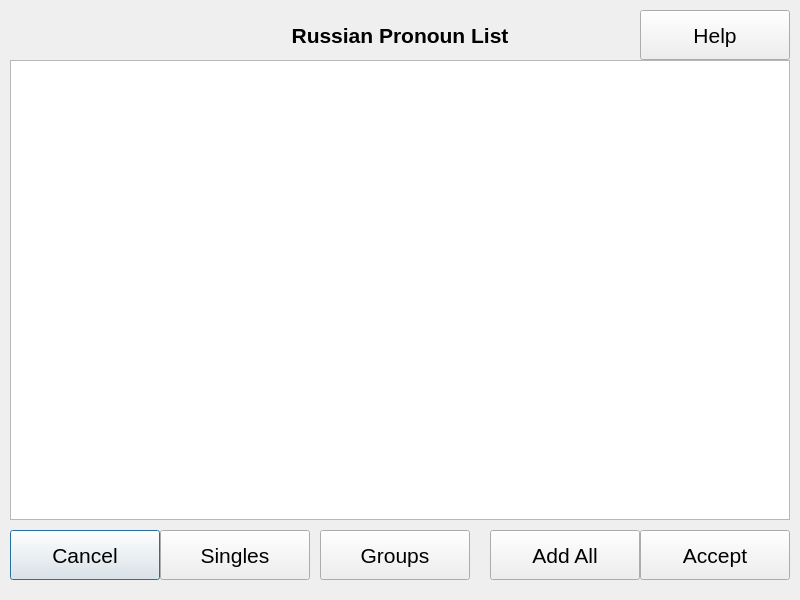
<?xml version="1.0" encoding="UTF-8"?>
<ui version="4.0">
 <class>PronList</class>
 <widget class="QDialog" name="PronList">
  <property name="geometry">
   <rect>
    <x>0</x>
    <y>0</y>
    <width>800</width>
    <height>600</height>
   </rect>
  </property>
  <property name="font">
   <font>
    <pointsize>16</pointsize>
   </font>
  </property>
  <property name="windowTitle">
   <string>Pronoun Conjugation List</string>
  </property>
  <property name="windowIcon">
   <iconset>
    <normaloff>../../../../usr/share/machinetrans/resources/logo.png</normaloff>../../../../usr/share/machinetrans/resources/logo.png</iconset>
  </property>
  <widget class="QLabel" name="titleLbl">
   <property name="geometry">
    <rect>
     <x>10</x>
     <y>20</y>
     <width>780</width>
     <height>30</height>
    </rect>
   </property>
   <property name="font">
    <font>
     <pointsize>16</pointsize>
     <weight>75</weight>
     <bold>true</bold>
    </font>
   </property>
   <property name="text">
    <string>Russian Pronoun List</string>
   </property>
   <property name="alignment">
    <set>Qt::AlignCenter</set>
   </property>
  </widget>
  <widget class="QPushButton" name="cancelBttn">
   <property name="geometry">
    <rect>
     <x>10</x>
     <y>530</y>
     <width>150</width>
     <height>50</height>
    </rect>
   </property>
   <property name="text">
    <string>Cancel</string>
   </property>
  </widget>
  <widget class="QPushButton" name="acceptBttn">
   <property name="geometry">
    <rect>
     <x>640</x>
     <y>530</y>
     <width>150</width>
     <height>50</height>
    </rect>
   </property>
   <property name="text">
    <string>Accept</string>
   </property>
  </widget>
  <widget class="QListWidget" name="pronList">
   <property name="geometry">
    <rect>
     <x>10</x>
     <y>60</y>
     <width>780</width>
     <height>460</height>
    </rect>
   </property>
  </widget>
  <widget class="QPushButton" name="addallBttn">
   <property name="geometry">
    <rect>
     <x>490</x>
     <y>530</y>
     <width>150</width>
     <height>50</height>
    </rect>
   </property>
   <property name="text">
    <string>Add All</string>
   </property>
  </widget>
  <widget class="QPushButton" name="helpBttn">
   <property name="geometry">
    <rect>
     <x>640</x>
     <y>10</y>
     <width>150</width>
     <height>50</height>
    </rect>
   </property>
   <property name="text">
    <string>Help</string>
   </property>
  </widget>
  <widget class="QPushButton" name="singleBttn">
   <property name="geometry">
    <rect>
     <x>160</x>
     <y>530</y>
     <width>150</width>
     <height>50</height>
    </rect>
   </property>
   <property name="text">
    <string>Singles</string>
   </property>
  </widget>
  <widget class="QPushButton" name="groupBttn">
   <property name="geometry">
    <rect>
     <x>320</x>
     <y>530</y>
     <width>150</width>
     <height>50</height>
    </rect>
   </property>
   <property name="text">
    <string>Groups</string>
   </property>
  </widget>
 </widget>
 <tabstops>
  <tabstop>helpBttn</tabstop>
  <tabstop>pronList</tabstop>
  <tabstop>cancelBttn</tabstop>
  <tabstop>singleBttn</tabstop>
  <tabstop>groupBttn</tabstop>
  <tabstop>addallBttn</tabstop>
  <tabstop>acceptBttn</tabstop>
 </tabstops>
 <resources/>
 <connections/>
</ui>
